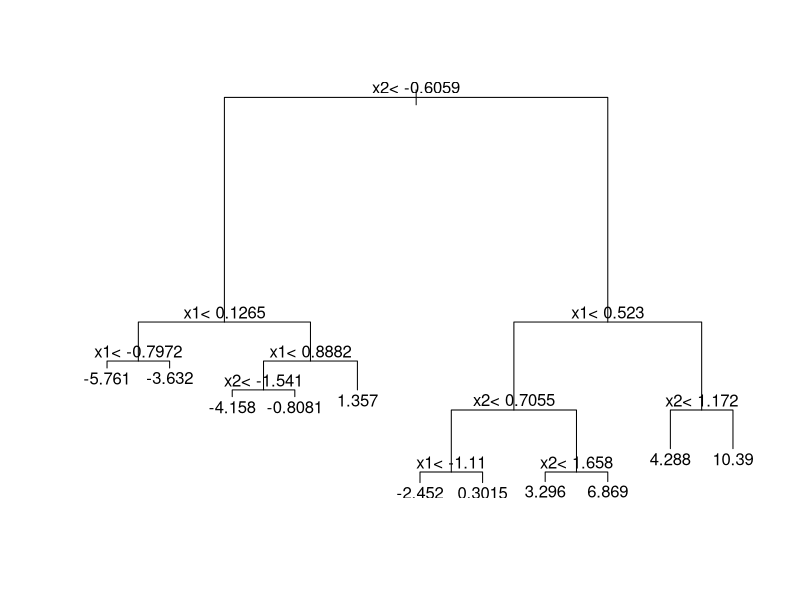
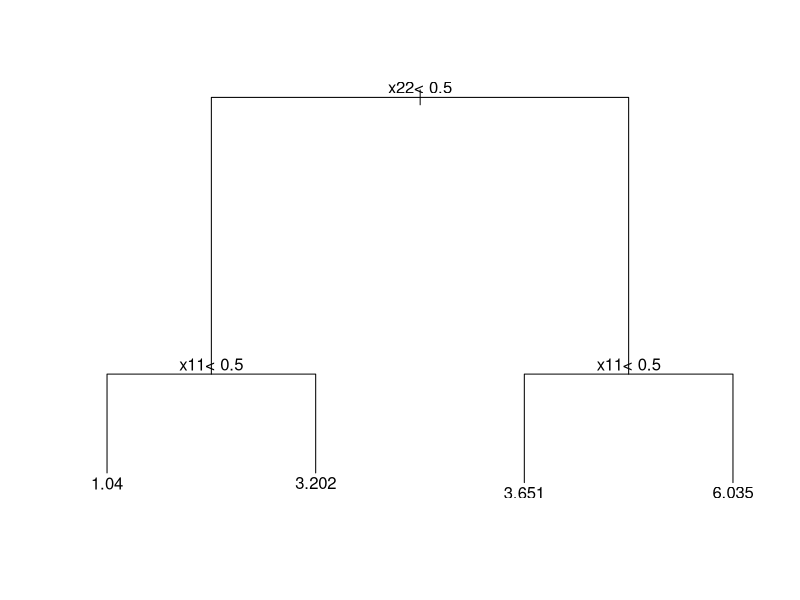

R code for these plots, in order:
#
# EPage 181
#
# Written by:
# -- 
# John L. Weatherwax                2009-04-21
# 
# email: wax@alum.mit.edu
# 
# Please send comments and especially bug reports to the
# above email address.
# 
#-----

library(rpart)

set.seed(0)


# Part (1):
#
x1 = rnorm(300)
x2 = rnorm(300)
error = 2 * rnorm(300)
y1 = 1 + (2*x1) + (3*x2) + error 

# Print the summary stats from the linear fit:
#
linear_model = lm( y1 ~ x1 + x2 )
summary( linear_model )

# Train a CART regression tree:
# 
tree = rpart( y1 ~ x1 + x2, method="anova" )

# View the CART tree:
# 
#postscript("../../WriteUp/Graphics/Chapter3/prob_1_tree_plot.eps", onefile=FALSE, horizontal=FALSE)
plot(tree)
text(tree,use.n=FALSE)
#dev.off()

# Lets get the CART and lm predictions (in sample):
#
yhat_lm = linear_model$fitted.values
yhat_tree = predict( tree, data.frame( x1, x2 ) )
print( sprintf("IS: linear model MSE= %10.6f", mean( (yhat_lm - y1)^2 ) ) )
print( sprintf("IS: regression tree MSE= %10.6f", mean( (yhat_tree - y1)^2 ) ) )

# Lets get the CART and lm predictions (out-of-sample) by generating more data:
#
x1_oos = rnorm(300)
x2_oos = rnorm(300)
error_oos = 2 * rnorm(300)
y1_oos = 1 + (2*x1_oos) + (3*x2_oos) + error_oos

DF_oos = data.frame( x1_oos, x2_oos ); colnames(DF_oos)=c("x1","x2")
yhat_lm = predict( linear_model, DF_oos )
yhat_tree = predict( tree, DF_oos )

print( sprintf("OOS: linear model MSE= %10.6f", mean( (yhat_lm - y1_oos)^2 ) ) )
print( sprintf("OOS: regression tree MSE= %10.6f", mean( (yhat_tree - y1_oos)^2 ) ) )


# Part (2):
#
x11 = (x1 > 0)
x22 = (x2 > 0)
y = 1 + (2*x11) + (3*x22) + error

# Print the summary stats from the linear fit:
#
linear_model = lm( y ~ x11 + x22 )
summary( linear_model )

# Train the CART tree:
#
tree = rpart( y ~ x11 + x22, method="anova" )

# View the CART tree:
#
#postscript("../../WriteUp/Graphics/Chapter3/prob_1_factor_tree_plot.eps", onefile=FALSE, horizontal=FALSE)
plot(tree)
text(tree,use.n=FALSE)
#dev.off()

# Lets get the CART and lm predictions (in sample):
#
yhat_lm = linear_model$fitted.values
yhat_tree = predict( tree, data.frame( x11, x22 ) )
print( sprintf("IS: linear model MSE= %10.6f", mean( (yhat_lm - y)^2 ) ) )
print( sprintf("IS: regression tree MSE= %10.6f", mean( (yhat_tree - y)^2 ) ) )

# Lets get the CART and lm predictions (out-of-sample) by generating more data:
#
x11_oos = (rnorm(300)>0)
x22_oos = (rnorm(300)>0)
error_oos = 2 * rnorm(300)
y_oos = 1 + (2*x11_oos) + (3*x22_oos) + error_oos

DF_oos = data.frame( x11_oos, x22_oos ); colnames(DF_oos)=c("x1","x2")
yhat_lm = predict( linear_model, DF_oos )
yhat_tree = predict( tree, DF_oos )

print( sprintf("OOS: linear model MSE= %10.6f", mean( (yhat_lm - y_oos)^2 ) ) )
print( sprintf("OOS: regression tree MSE= %10.6f", mean( (yhat_tree - y_oos)^2 ) ) )

